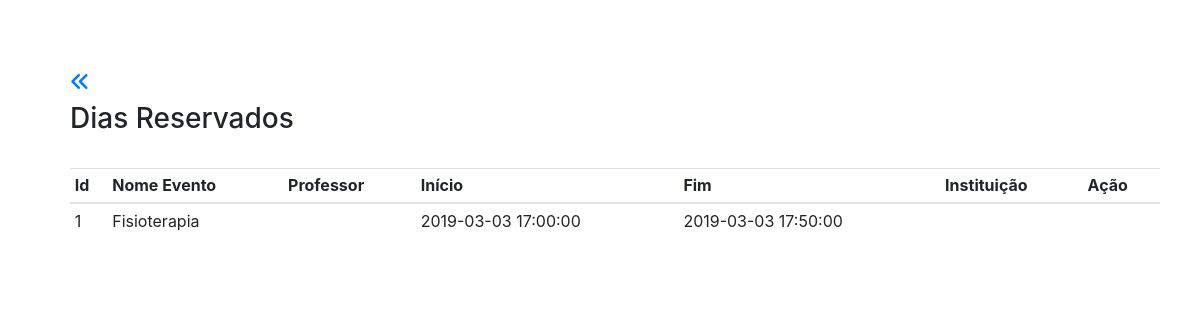
Page /v3.7.6/agenda/listar_reserva.php (signed in) on the committed database.
### tables this page shows
CREATE TABLE `agenda` (
  `IdAgenda` int(11) NOT NULL,
  `IdFunc` int(11) NOT NULL,
  `NomeEvento` varchar(30) DEFAULT NULL,
  `start` datetime DEFAULT NULL,
  `end` datetime DEFAULT NULL,
  `CorReserva` varchar(10) DEFAULT NULL,
  `IdprodutoUsado` int(11) DEFAULT NULL,
  `IdVisit` int(11) NOT NULL,
  `IdTurma` int(11) NOT NULL,
  `IdDisciplina` int(11) NOT NULL
);

### v3.7.6/agenda/listar_reserva.php (the view, shortened to what this page needs)
<!DOCTYPE html>
<html>
<head>
	<link rel="stylesheet" href="https://stackpath.bootstrapcdn.com/bootstrap/4.3.1/css/bootstrap.min.css">
	<link rel="stylesheet" type="text/css" href="css/estilo.css">
	<link rel="stylesheet" href="https://stackpath.bootstrapcdn.com/bootstrap/4.3.1/css/bootstrap.min.css">
	<link href="//cdn.datatables.net/1.10.15/css/jquery.dataTables.min.css" rel="stylesheet">
</head>
<body>
   <?php
      include 'conexao.php';
    ?>
	<div class="container" id="listaContainer">
		<h5><a id="novo" href="../login/menu.php" ><i class="fas fa-angle-double-left"></i></a></h5>
		<h3 id="content">Dias Reservados</h3><br>
		<div class="table-responsive">
		<table class="table table-sm" id="minhaTabela" >
		  <thead>
		    <tr>
		      <th scope="col">Id</th>
		      <th scope="col">Nome Evento</th>
			  <th scope="col">Professor</th>
		      <th scope="col">Início</th>
		      <th scope="col">Fim</th>
		      <th scope="col">Instituição</th>
		      <th scope="col">Ação</th>
		    </tr>
		  </thead>
		    	<?php
		    		$sql = "SELECT * FROM `agenda` order by `start` ";
		    		$buscar = mysqli_query($conexao, $sql);
		    		while ($array = mysqli_fetch_array($buscar)){
		    			$IdAgenda = $array['IdAgenda'];
						$NomeEvento = $array['NomeEvento'];
						$IdFunc = $array['IdFunc'];
		    			$start = $array['start'];
		    			$end = $array['end'];
		    			$IdVisit  = $array['IdVisit'];
		    	?>
		    <tr>
		      <td><?php echo $IdAgenda ?></td>
		      <td><?php echo $NomeEvento ?></td>
			  <td><?php
					$sql = "SELECT `Nome` FROM `funcionarios` WHERE `IdFunc` = $IdFunc ";
					$buscar = mysqli_query($conexao, $sql);
				  ?>
			  </td>
		      <td><?php echo $start ?></td>
		      <td><?php echo $end ?></td>
			  <td><?php
					$sql = "SELECT `InstituicaoVisitante` FROM `visitante` WHERE `IdVisit` = $IdVisit ";
					$buscar = mysqli_query($conexao, $sql);
				  ?>
			  </td>
			  <td>
			  </td>
			 </tr>
		  <?php } ?>
		</table>
		</div>
	</div>
</body>
</html>

### v3.7.6/agenda/css/estilo.css (style rules this page uses)
body { background-image: url('../img/agenda.jpg') no-repeat center center fixed; ; -webkit-background-size: cover; -moz-background-size: cover; -o-background-size: cover; background-size: cover; background-size: 100%; background-repeat: no-repeat; }
#listaContainer { margin-top: 40px; background-color: #fff; padding-top: 30px; padding-bottom: 20px; padding-right: 10px; padding-left: 40px; width: 900x; }
#novo { padding-bottom: 20px; font:'Segoe UI',Arial, sans-serif; font-size: 20px; }

### rows in the picture
agenda: IdAgenda "1", NomeEvento "Fisioterapia", start "2019-03-03 17:00:00", end "2019-03-03 17:50:00"
